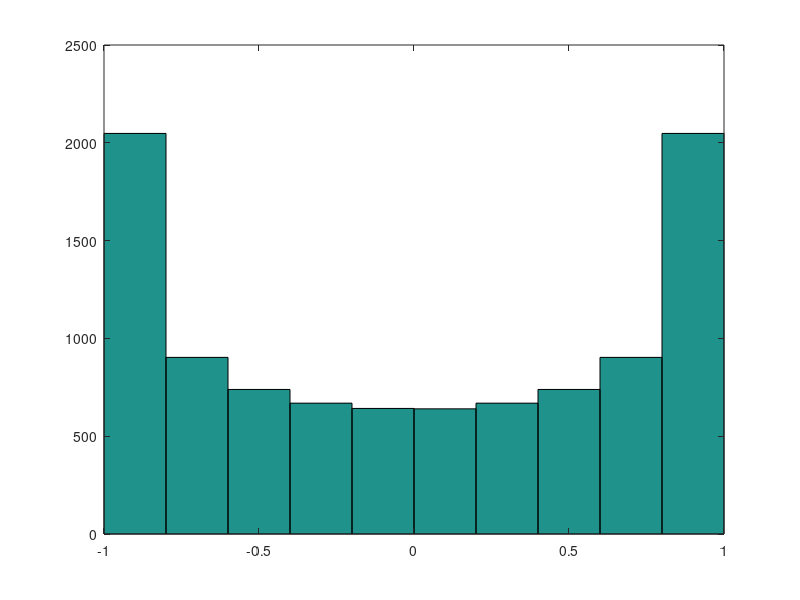

Recreate this plot in MATLAB. (Note: this script raises an error after producing the figure.)

% Part1 

clc
clear all
close all

t = linspace(0, 2*pi, 10000);
yy = sin(t);


figure
hist(yy)

yy_q = quant(yy, 1, 8);
SQNR_yy = 10*log10(var(yy)/var(yy-yy_q))

figure
hist(yy_q)

yc = compand(yy, 255, 1,'mu/compressor');
% pdf of compressed signal (mu-law compression)
figure
hist(yc)